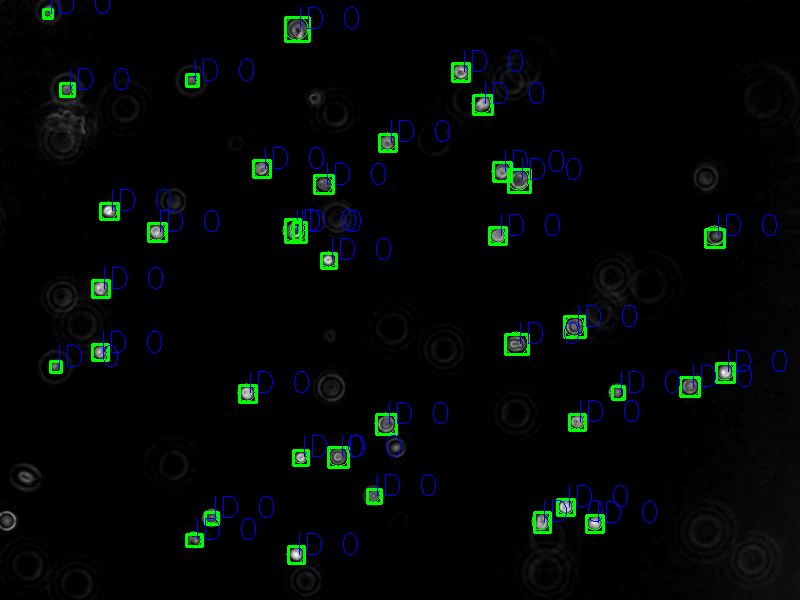
#> input picture Image_1.png, 800 x 600 px
$ python -i OptTracking.py   (imports and definitions only)   (Python 2 division)   (older library calls are emulated)
#> lines starting #> are read from the running program, lines starting #| are printed output that depends on the picture; after the words box and inside, x2 and y2 are one past the last pixel; in counts of white or black regions, pixels touching at a corner belong together
#> further down, picture is the input picture: shape (600, 800, 3); mean B, G, R 5.4, 6.9, 2.7
import numpy as np
import cv2
from skimage.feature import peak_local_max
from skimage.morphology import watershed
from scipy import ndimage
import time
from libtiff import TIFF

def readtiff(path):
    frames = []
    tif = TIFF.open(path, mode='r')

    try:
        for cc, tframe in enumerate(tif.iter_images()):
            frames.append(tframe)
    except EOFError:
        pass
    return frames

# [32 lines left out: functions filereader, update, not called in this run]

def watershed_segmentation(image):

    # pre-process the image before performing watershed
    # load the image and perform pyramid mean shift filtering to aid the thresholding step
    # shifted = cv2.pyrMeanShiftFiltering(closing, 15, 39)
    im = cv2.threshold(image, 173, 255, cv2.THRESH_BINARY)
    im = im[1]
    kernel = cv2.getStructuringElement(cv2.MORPH_ELLIPSE, (5, 5))
    dilation = cv2.dilate(im, kernel, iterations=2)
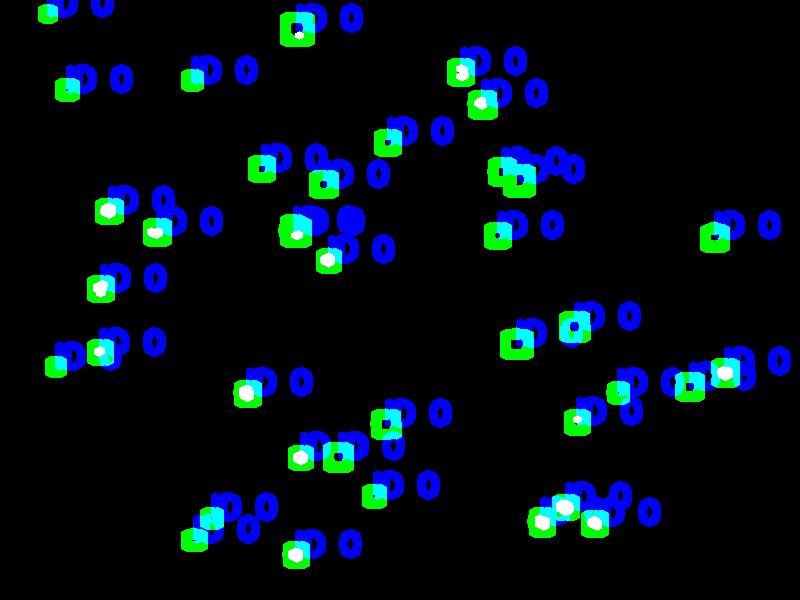
#> dilation: shape (600, 800, 3); mean of channels 0, 1, 2 25.2, 14.3, 1.4; drawn as B, G, R
    Gradient = cv2.morphologyEx(dilation, cv2.MORPH_GRADIENT, kernel)
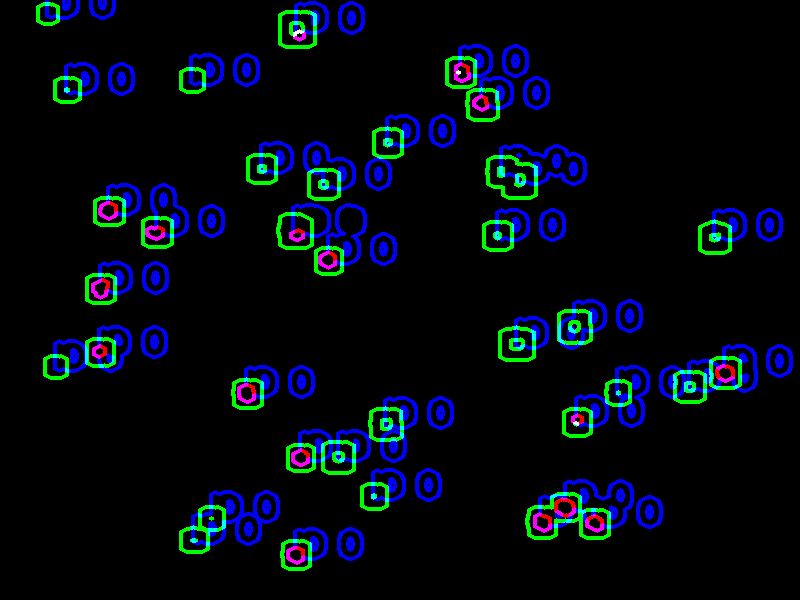
#> Gradient: shape (600, 800, 3); mean of channels 0, 1, 2 17.8, 8.5, 1.6; drawn as B, G, R
    closing = cv2.morphologyEx(Gradient, cv2.MORPH_CLOSE, kernel)

    shifted = cv2.pyrMeanShiftFiltering(closing, 10, 20)
    gray = cv2.cvtColor(shifted, cv2.COLOR_BGR2GRAY)
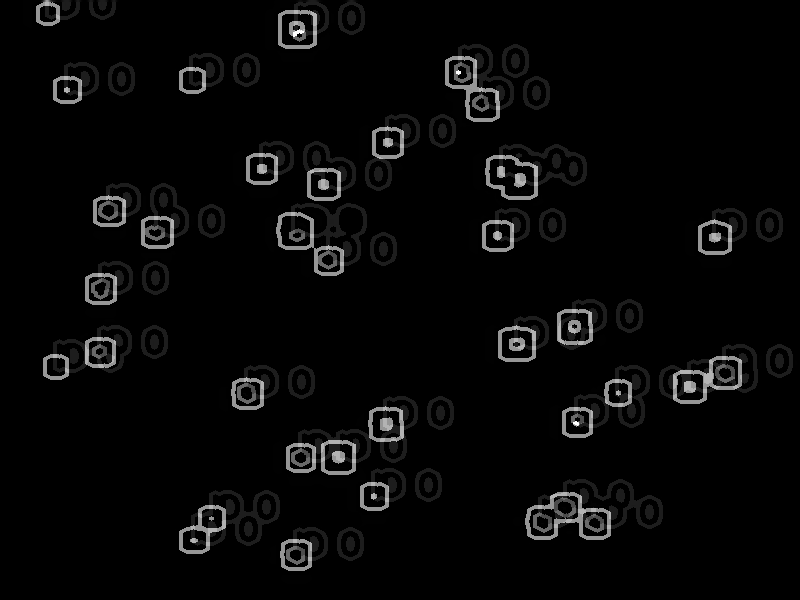
#> gray: shape (600, 800); min 0, max 255, mean 7.6
    thresh = cv2.threshold(gray, 0, 255,
                           cv2.THRESH_BINARY | cv2.THRESH_OTSU)[1]
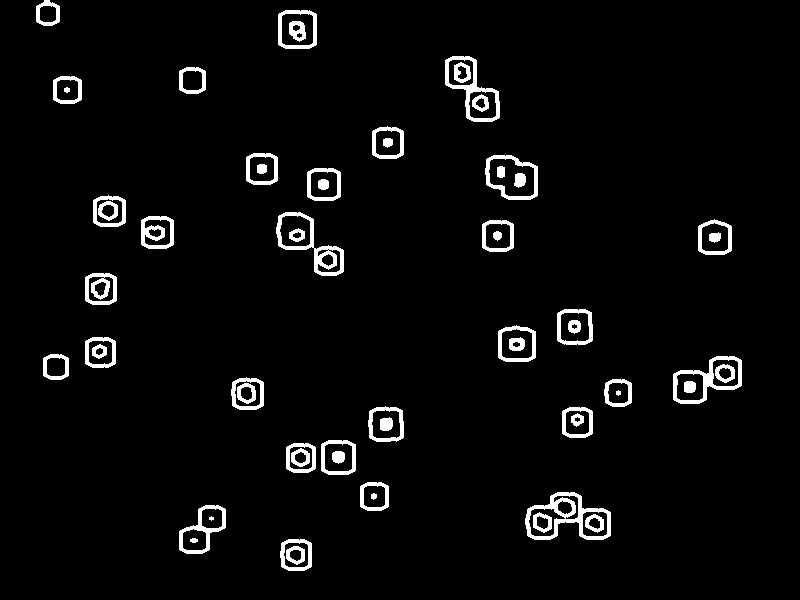
#> thresh: shape (600, 800); 4% white; 60 white regions (1 under 20 px), largest, box (x1, y1, x2, y2) and area: (525, 492, 611, 540) 1301, (276, 212, 344, 276) 1034, (673, 356, 742, 404) 896
    D = ndimage.distance_transform_edt(thresh)
    localMax = peak_local_max(D, indices=False, min_distance=10,
                              labels=thresh)
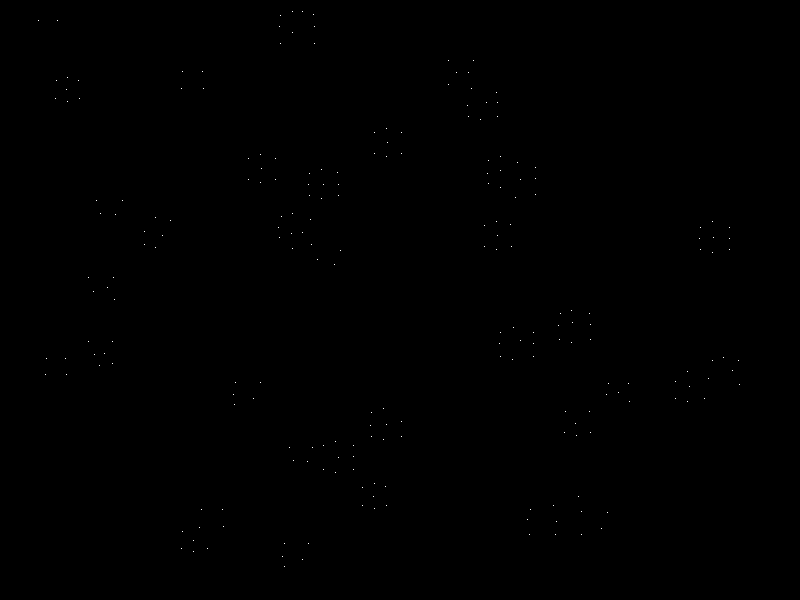
#> localMax: shape (600, 800) bool; 0.05% white in thin lines or dots, all inside (x1, y1, x2, y2) = (38, 11, 740, 567)

    # # perform a connected component analysis on the local peaks,
    # # using 8-connectivity, then appy the Watershed algorithm
    markers = ndimage.label(localMax, structure=np.ones((3, 3)))[0]
#> markers: shape (600, 800) int32; 222 distinct labels, from 0 to 221
    labels = watershed(-D, markers, mask=thresh)
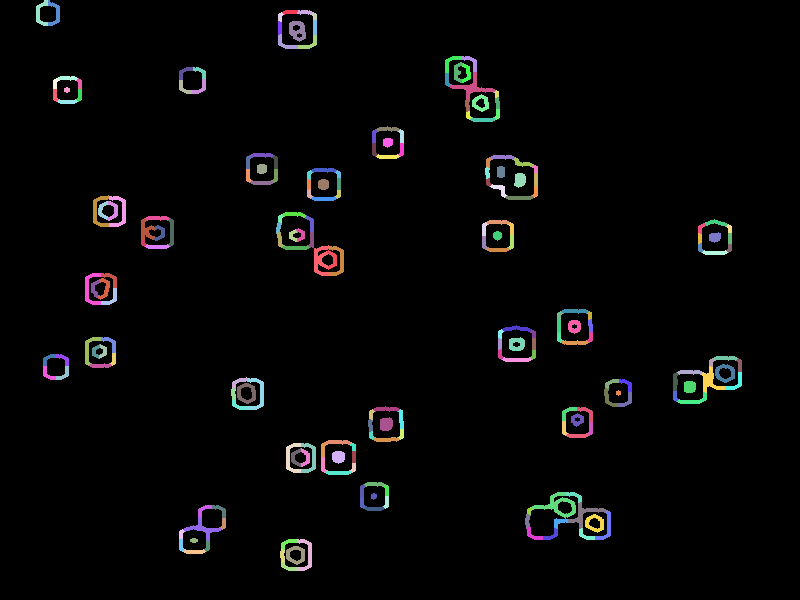
#> labels: shape (600, 800) int32; 222 distinct labels, from 0 to 221; one colour per label, 0 black

    #  loop over the unique labels returned by the Watershed
    # algorithm for finding the centriod cx and cy
    # of each contour Cx=M10/M00 and Cy=M01/M00.
    result = []

    masks2 = np.zeros(gray.shape, dtype="uint8")

    for label in np.unique(labels):
        # if the label is zero, we are examining the 'background' so simply ignore it

        if label == 0:
            continue

        # otherwise, allocate memory for the label region and draw
        # it on the mask

        # mask = np.zeros(gray.shape, dtype="uint8")
        masks2[labels == label] = 255


        kernel = cv2.getStructuringElement(cv2.MORPH_ELLIPSE, (3, 3))

        #masks2 = cv2.floodFill(image.copy(), masks2, (3, 0), 0, 0, 0, flags = 4 | cv2.FLOODFILL_MASK_ONLY)
        masks2 = cv2.morphologyEx(masks2, cv2.MORPH_CLOSE, kernel)
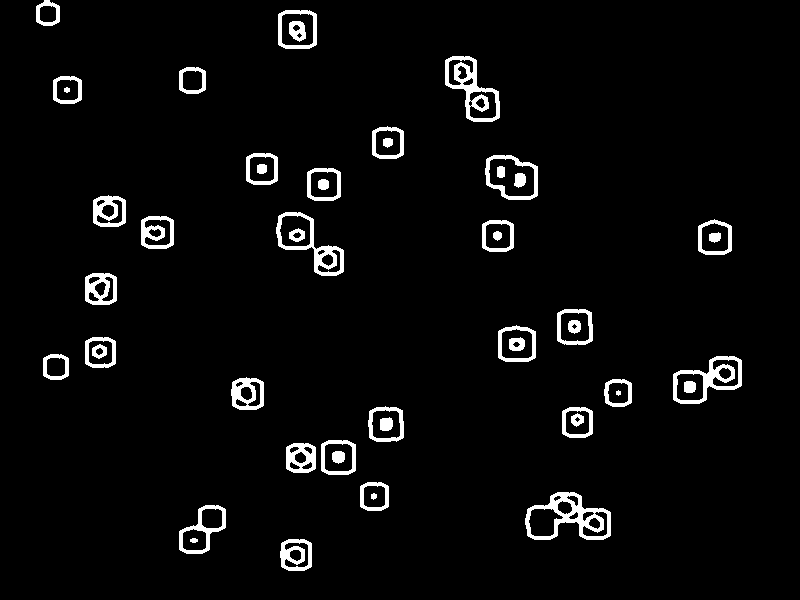
#> masks2: shape (600, 800); 4% white; 50 white regions, largest, box (x1, y1, x2, y2) and area: (525, 492, 611, 540) 1547, (445, 56, 500, 122) 1269, (673, 356, 742, 404) 1108


        # [7 lines of commented-out code are left out]

    return masks2

# [4 lines left out: function aut_canny, not called in this run]

def auto_histogram(image):

    return image

# [4 lines left out: function diffImg, not called in this run]

path = '/home/sami/Downloads/ctr_multipage (2).tif'
#path = '/home/sami/9K5F98PS_F00000011.avi'

# [1 line that did not run here, left out]
#frames,_ =filereader(path)

# [1 line that did not run here, left out]


#cap = cv2.VideoCapture('/home/sami/Desktop/movies/movies/9Z56H8T9_F00000003.avi')
#cap = cv2.VideoCapture('/home/sami/9K5F98PS_F00000011.avi')
#cap = cv2.VideoCapture('/home/sami/Downloads/ctr_multipage (2).tif')

  # params for ShiTomasi corner detection

feature_params = dict(maxCorners=50,
                      qualityLevel = 0.1,
                      minDistance = 5,
                      blockSize = 7 )

  # Parameters for lucas kanade optical flow

lk_params = dict(winSize=(20, 20), maxLevel = 2,
                 criteria = (cv2.TERM_CRITERIA_EPS | cv2.TERM_CRITERIA_COUNT, 10, 0.5))

  # Create some random colors

color = np.random.randint(0, 255, (200, 3))

# Take first frame and find corners in it

#ret, old_frame = cap.read()
# [1 line that did not run here, left out]
'''
kernel = cv2.getStructuringElement(cv2.MORPH_ELLIPSE, (3, 3))

old_gray_image = cv2.threshold(old_gray_image, 173, 255, cv2.THRESH_BINARY)
old_gray_image = old_gray_image[1]

old_gray_image = cv2.morphologyEx(old_gray_image, cv2.MORPH_CLOSE, kernel)
old_gray_image = cv2.morphologyEx(old_gray_image,cv2.MORPH_DILATE,kernel)
old_gray_image = aut_canny(old_gray_image)

cv2.imshow("ss", old_gray_image)
cv2.waitKey(0)
'''
# [1 line that did not run here, left out]
# [2 lines not run here, left out]
#old_gray_image = cv2.cvtColor(old_frame, cv2.COLOR_BGR2GRAY)


# [1 line that did not run here, left out]

  # Create a mask image for drawing purposes

# [1 line that did not run here, left out]

# [63 lines not run here, left out]
#cap.release()

>>> import cv2
>>> picture = cv2.imread('Image_1.png')
>>> result = watershed_segmentation(picture)

$ run again, on Image_518.png
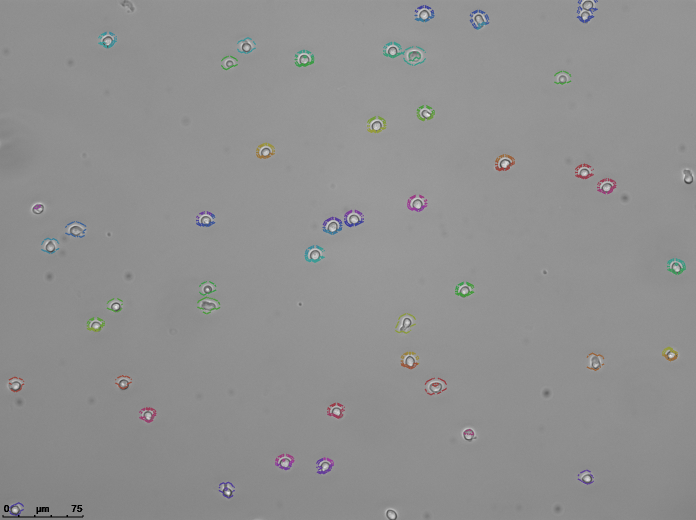
#> input picture Image_518.png, 1392 x 1040 px (shown at 1/2 size)
#> picture is the input picture: shape (1040, 1392, 3); mean B, G, R 144.1, 144.1, 144
#> in watershed_segmentation, `im = im[1]`:
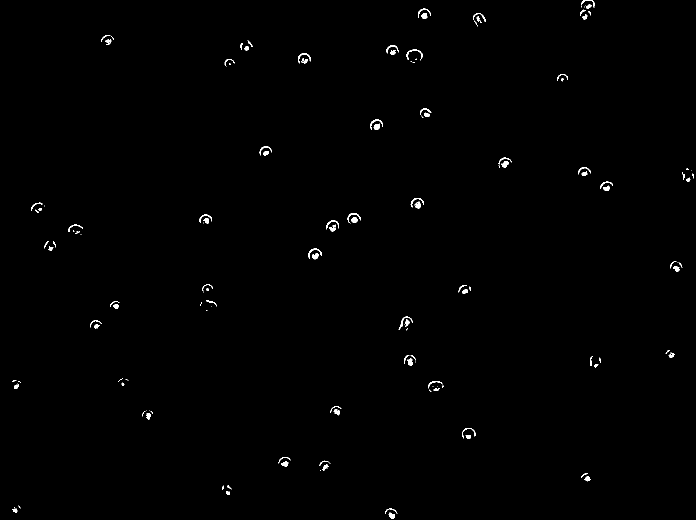
#> im: shape (1040, 1392, 3) (shown at 1/2 size); 0.47% white; 154 white regions (60 under 20 px), largest, box (x1, y1, x2, y2) and area: (813, 99, 845, 120) 140, (1003, 322, 1018, 335) 122, (747, 247, 760, 260) 118
#> dilation: shape (1040, 1392, 3); 2.1% white; 48 white regions, largest, box (x1, y1, x2, y2) and area: (1156, 0, 1193, 43) 1181, (809, 95, 849, 129) 881, (852, 758, 891, 788) 859
#> Gradient: shape (1040, 1392, 3); 1.3% white; 56 white regions (2 under 20 px), largest, box (x1, y1, x2, y2) and area: (395, 594, 440, 628) 618, (131, 443, 172, 475) 550, (1358, 331, 1392, 369) 524
#> closing: shape (1040, 1392, 3); 1.4% white; 53 white regions (2 under 20 px), largest, box (x1, y1, x2, y2) and area: (767, 84, 851, 131) 1128, (395, 594, 440, 628) 651, (131, 443, 172, 475) 554
#> localMax: shape (1040, 1392) bool; 0.02% white in thin lines or dots
#> markers: shape (1040, 1392) int32; 236 distinct labels, from 0 to 235
#> in watershed_segmentation, `labels = watershed(-D, markers, mask=thresh)`:
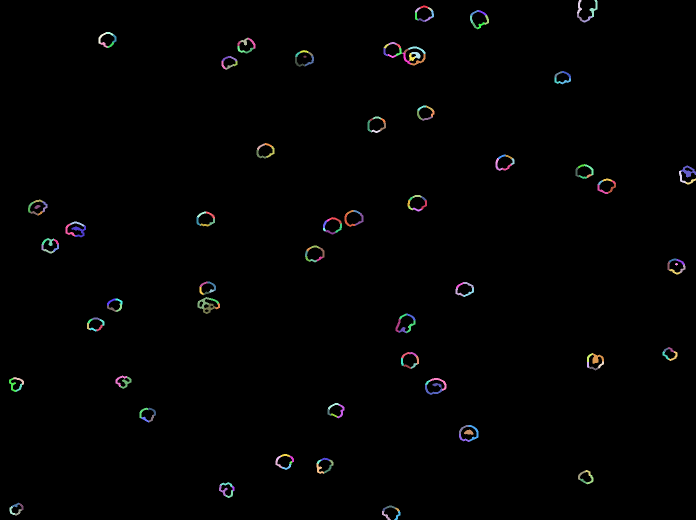
#> labels: shape (1040, 1392) int32 (shown at 1/2 size); 236 distinct labels, from 0 to 235; one colour per label, 0 black
